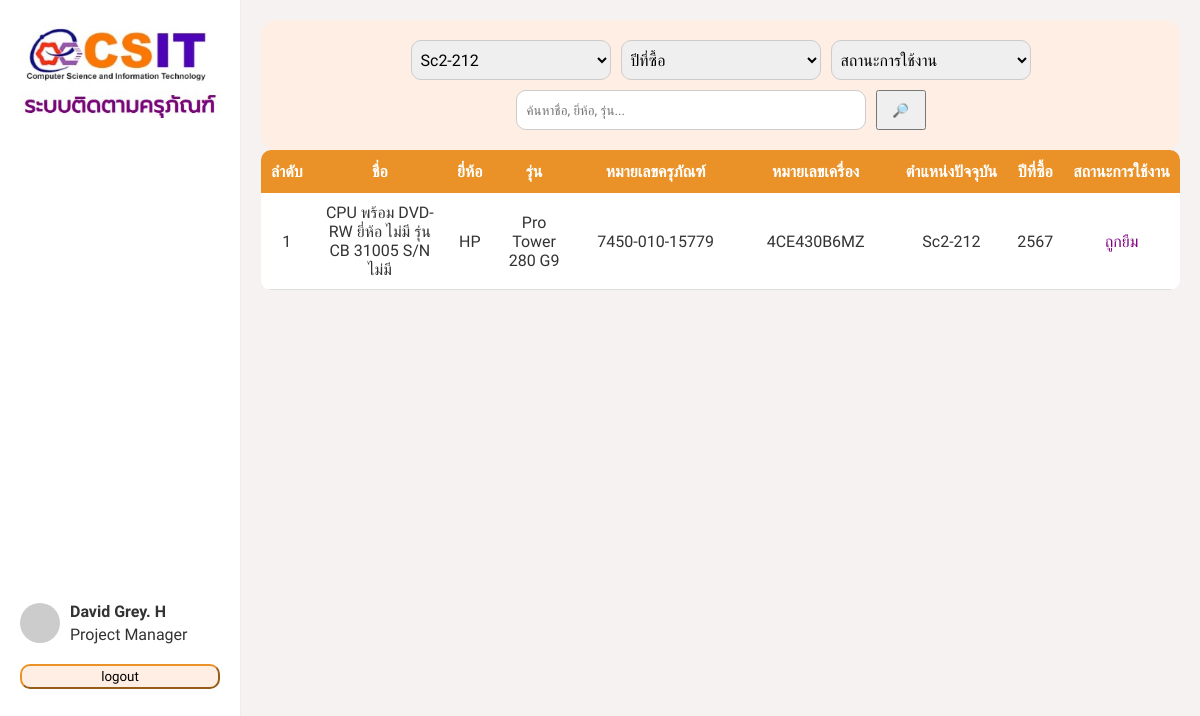
The app's page /member/member.php?room=Sc2-212 with its own data.
### tables this page shows
CREATE TABLE `tb_durable_articles` (
  `durable_articles_id` int(11) NOT NULL,
  `name` varchar(255) NOT NULL,
  `brand` varchar(255) NOT NULL,
  `series` varchar(255) NOT NULL,
  `durable_articles_number` varchar(255) DEFAULT NULL,
  `serial number` varchar(255) NOT NULL,
  `condition_of_use` enum('Working','Broken','Damaged','Sold') NOT NULL,
  `price` int(11) NOT NULL,
  `year_of_purchase` int(11) NOT NULL,
  `annual_warranty` int(11) NOT NULL,
  `description` varchar(255) DEFAULT NULL,
  `note` varchar(255) DEFAULT NULL
);

### member/member.php (the view, shortened to what this page needs)
<?php
include 'connet.php';
$where = [];
if (!empty($_GET['room'])) {
    $room = mysqli_real_escape_string($conn, $_GET['room']);
    $where[] = "r.number = '$room'";
}
$where_sql = count($where) > 0 ? 'WHERE ' . implode(' AND ', $where) : '';
$sql = "
SELECT
    d.durable_articles_id,
    d.name,
    d.brand,
    d.series,
    d.durable_articles_number,
    d.`serial number`,
    d.year_of_purchase,
    r.number,
    b.status_of_use,
    b.time_borrow,
    b.member_id,
    m.academic_ranks,
    m.first_name,
    m.last_name
FROM tb_durable_articles d
LEFT JOIN tb_borrowing b
    ON d.durable_articles_id = b.durable_articles_id
    AND b.time_borrow = (
        SELECT MAX(time_borrow)
        FROM tb_borrowing
        WHERE durable_articles_id = d.durable_articles_id
    )
LEFT JOIN tb_room r ON b.room_id = r.room_id
LEFT JOIN tb_member m ON b.member_id = m.member_id
$where_sql
";
$result = mysqli_query($conn, $sql);
?>
<!DOCTYPE html>
<html lang="en">
<head>
    <link rel="stylesheet" href="style_mem.css" />
    <link rel="stylesheet" href="https://cdnjs.cloudflare.com/ajax/libs/font-awesome/6.0.0/css/all.min.css" />
</head>
<body>
    <div class="sidebar">
        <div class="logo">
            <img src="../image/logo.jpg" alt="" style="width: 200px;">
        </div>
        <div class="profile">
            <img src="https://i.pravatar.cc/50?img=3" alt="Profile" />
            <div>
                <h4>David Grey. H</h4>
                <span>Project Manager</span>
            </div>
        </div>
        <ul class="menu">
            <button class="logout">logout</button>
        </ul>
    </div>
    <div class="main">
        <div class="topbar">
            <?php include 'flutter.php'; ?>
        </div>
        <div class="table">
            <table>
                <thead>
                    <tr>
                        <th>ลำดับ </th>
                        <th>ชื่อ</th>
                        <th>ยี่ห้อ</th>
                        <th>รุ่น</th>
                        <th>หมายเลขครุภัณฑ์</th>
                        <th>หมายเลขเครื่อง</th>
                        <th>ตำแหน่งปัจจุบัน</th>
                        <th>ปีที่ซื้อ</th>
                        <th>สถานะการใช้งาน</th>
                    </tr>
                </thead>
                <tbody>
                    <?php
                    $count = 1;
                    while ($row = mysqli_fetch_assoc($result)) {
                        $status_display = $row['status_of_use'] === 'Borrowed' ? 'ถูกยืม' : 'ว่าง';
                        $modalId = "modal_" . $row['durable_articles_id'];
                        echo "<tr>";
                        echo "<td>" . $count++ . "</td>";
                        echo "<td>" . $row['name'] . "</td>";
                        echo "<td>" . $row['brand'] . "</td>";
                        echo "<td>" . $row['series'] . "</td>";
                        echo "<td>" . $row['durable_articles_number'] . "</td>";
                        echo "<td>" . $row['serial number'] . "</td>";
                        echo "<td>" . ($row['number'] ?? '-') . "</td>";
                        echo "<td>" . $row['year_of_purchase'] . "</td>";
                        if ($row['status_of_use'] === 'Borrowed') {
                            echo "<td style='color: purple; cursor: pointer;' onclick=\"document.getElementById('$modalId').style.display='block'\">" . $status_display . "</td>";
                        } else {
                            echo "<td style='color: #aaa; cursor: default;'>" . $status_display . "</td>";
                        }
                        echo "</tr>";
                    }
                    ?>
                </tbody>
            </table>
        </div>
    </div>
</body>
</html>

### member/style_mem.css (style rules this page uses)
* { margin: 0; padding: 0; box-sizing: border-box; font-family: 'Prompt', sans-serif; }
body { display: flex; background: #f7f5fc; color: #333; background-color: #f7f2f2; }
.table table { width: 100%; border-collapse: collapse; border-radius: 10px; overflow: hidden; background-color: white; }
.table thead { background-color: #ea9227; color: white; }
.table thead th { padding: 12px 10px; text-align: center; white-space: nowrap; overflow: hidden; text-overflow: ellipsis; }
.table tbody tr { border-bottom: 1px solid #ddd; }
.table tbody td { padding: 10px; text-align: center; color: #333; }
.table thead th:nth-child(5), .table thead th:nth-child(6) { min-width: 160px; }
.sidebar { width: 250px; background-color: #fff; border-right: 1px solid #eee; padding: 20px; height: 100vh; }
.logo { color: purple; margin-bottom: 480px; }
.profile { display: flex; align-items: center; margin-bottom: 10px; }
.profile img { width: 40px; border-radius: 50%; margin-right: 10px; }
.profile h4 { margin-bottom: 4px; }
.logout { display: flex; align-items: center; margin-top: 20px; width: 100%; height: 25px; justify-content: center; border-radius: 10px; background-color: #ffeee3; border-color: #ea9227; }
.menu { list-style: none; }
.main { flex-grow: 1; padding: 20px; }
.topbar { display: flex; justify-content: center; align-items: center; flex-wrap: wrap; gap: 10px; padding: 20px; border-radius: 15px; background-color: #ffeee3; }

### records on screen
tb_durable_articles: name "CPU พร้อม DVD-RW ยี่ห้อ ไม่มี รุ่น CB 31005 S/N ไม่มี", brand "HP", series "Pro Tower 280 G9", durable_articles_number "7450-010-15779", serial number "4CE430B6MZ", number "Sc2-212", year_of_purchase "2567", status_display "ถูกยืม"

### other values on screen
form field room "Sc2-212"
